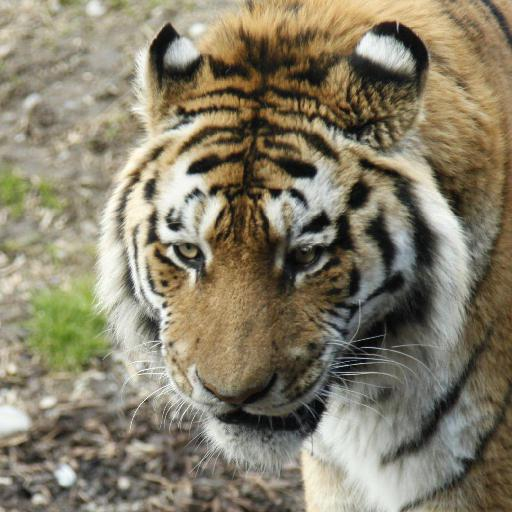
#> input picture src/example/logic/macan.jpg, 512 x 512 px, found by its file name
$ python cadangan2.py
#> lines starting #> are read from the running program, lines starting #| are printed output that depends on the picture; long printed decimals are rounded
from PIL import Image
import numpy as np
import time

def ImagetoRGB(path):  # input merupakan alamat atau path dari image
    image = Image.open(path)
#> image is the input picture: PIL image 512x512 RGB; mean R, G, B 134.5, 126.8, 105.7
    image_array = image.convert("RGB")
    # image_array = np.array(image_array).astype(np.float32)
    # return image_array
    image_array = np.array(image_array)
    return image_array


def cosine(A, B):
    return (np.dot(A, B) / (np.linalg.norm(A) * np.linalg.norm(B))) * 100

# gambar -> matrix rgb 3d -> array h ada array s ada array v -> gw hitung histogram di array hsv -> dioutput terus cosine

def convert_rgb_hsv(path_gambar):
    # Fungsi di bawah mengubah gambar menjadi matrix rgb
    matrix_rgb = ImagetoRGB(path_gambar)

    # Normalisasi rgb
    matrix_rgb = matrix_rgb / 255.0

    # Memisahkan r, g, dan b
    r, g, b = matrix_rgb[:, :, 0], matrix_rgb[:, :, 1], matrix_rgb[:, :, 2]
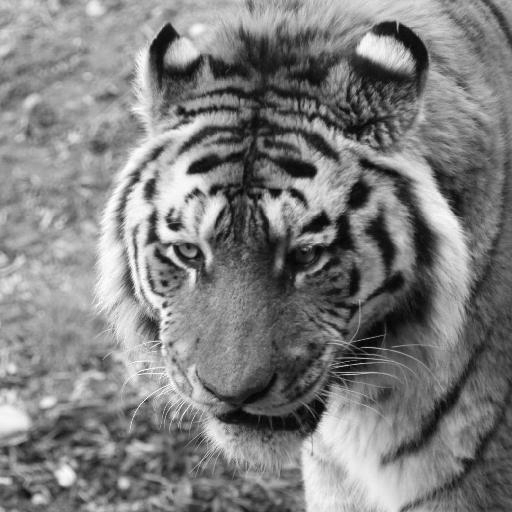
#> g: shape (512, 512) float64; min 0, max 1, mean 0.497

    # Merupakan array v dari seluruh pixel (cmax)
    v = np.max(matrix_rgb, axis=2)

    delta = v - np.min(matrix_rgb, axis=2)

    # Merupakan array s dari seluruh pixel
    s = np.where(v != 0, delta / (v + 1e-10), 0)

    # Merupakan array h dari seluruh pixel
    h = np.where((delta != 0),
        (np.where((v == r), 60 * ((g - b) / (delta + 1e-10) % 6),
         np.where((v == g), 60 * ((b - r) / (delta + 1e-10) + 2),
                  60 * ((r - g) / (delta + 1e-10) + 4)))), 0)
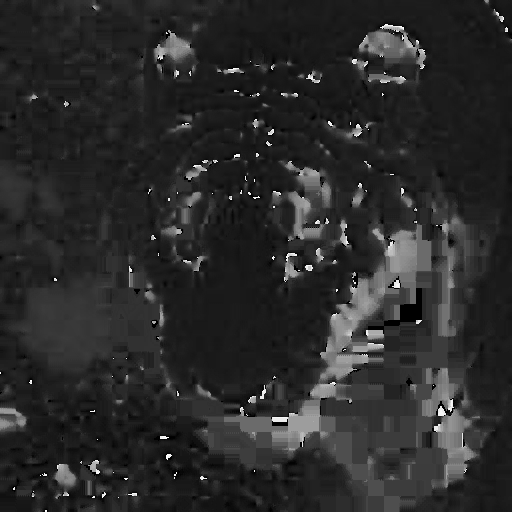
#> h: shape (512, 512) float64; min 0, max 357, mean 60.2; drawn with min black and max white

    # Adjust hue values to be in the range [0, 360) #anjim waktunya 0.03
    h = (h + 360) % 360

    # Stack H, S, V to get the HSV image
    # hsv_image = np.stack((h, s, v), axis=-1)

    # Merupakan array untuk menyimpan histogram hsv yang kemudian dicosine
    hsv = np.zeros(14)
    print(hsv)
    print(h)
#> (printed output is left out)
    print(s)
#> (printed output is left out)
    print(v)
#> (printed output is left out)

    # membuat histogram
    for i in range(len(h)):
        for j in range (len(h[i])):
            if (h[i][j] >= 316.0) and (h[i][j] <= 360.0):
                hsv[0] += 1
            elif (h[i][j] >= 1) and (h[i][j] <= 25):
                hsv[1] += 1
            elif (h[i][j] >= 26) and (h[i][j] <= 40):
                hsv[2] += 1
            elif (h[i][j] >= 41) and (h[i][j] <= 120):
                hsv[3] += 1
            elif (h[i][j] >= 121) and (h[i][j] <= 190):
                hsv[4] += 1
            elif (h[i][j] >= 191) and (h[i][j] <= 270):
                hsv[5] += 1
            elif (h[i][j] >= 271) and (h[i][j] <= 295):
                hsv[6] += 1
            elif (h[i][j] >= 295) and (h[i][j] <= 315):
                hsv[7] += 1

            if (s[i][j] >= 0) and (s[i][j] < 0.2):
                hsv[8] += 1
            elif (s[i][j] >= 0.2) and (s[i][j] < 0.7):
                hsv[9] += 1
            elif (s[i][j] >= 0.7) and (s[i][j] <= 1):
                hsv[10] += 1

            if (v[i][j] >= 0) and (v[i][j] < 0.2):
                hsv[11] += 1
            elif (v[i][j]  >= 0.2) and (v[i][j]  < 0.7):
                hsv[12] += 1
            elif (v[i][j]  >= 0.7) and (v[i][j]  <= 1):
                hsv[13] += 1
#> after the loop, hsv = [1151, 4109, 87613, 141542, 12184, 7015, 261, 85, 134931, 124459, 2754, 23301, 177514, 61329]
    print(hsv)
#| [1.15100e+03 4.10900e+03 8.76130e+04 1.41542e+05 1.21840e+04 7.01500e+03
#|  2.61000e+02 8.50000e+01 1.34931e+05 1.24459e+05 2.75400e+03 2.33010e+04
#|  1.77514e+05 6.13290e+04]
    return hsv


def main():
    start = time.time()
    path_foto = r"C:\Users\ACER\Documents\GitHub\Algeo02-22032\src\example\logic\macan.jpg"
    hehe = convert_rgb_hsv(path_foto)
#> hehe has the same summary as hsv in convert_rgb_hsv

    path_fot = r"C:\Users\ACER\Documents\GitHub\Algeo02-22032\src\example\logic\maung.jpg"
    heh = convert_rgb_hsv(path_fot)
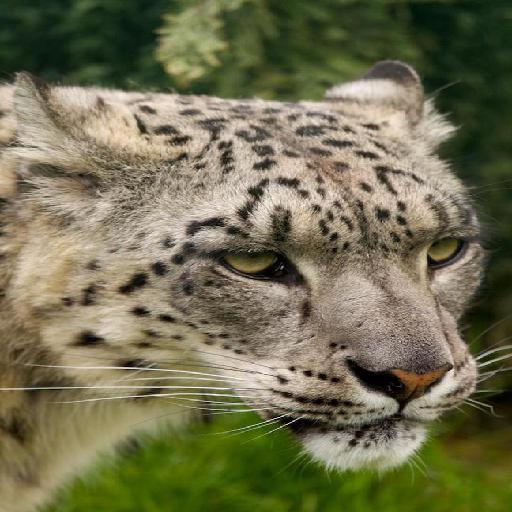
#> input picture src/example/logic/maung.jpg, 512 x 512 px, found by its file name
#> in ImagetoRGB, image is the input picture: PIL image 512x512 RGB; mean R, G, B 113.6, 111, 80.9
#> in convert_rgb_hsv (call 2), `r, g, b = matrix_rgb[:, :, 0], matrix_rgb[:, :, 1], matrix_rgb[:, :, 2]`:
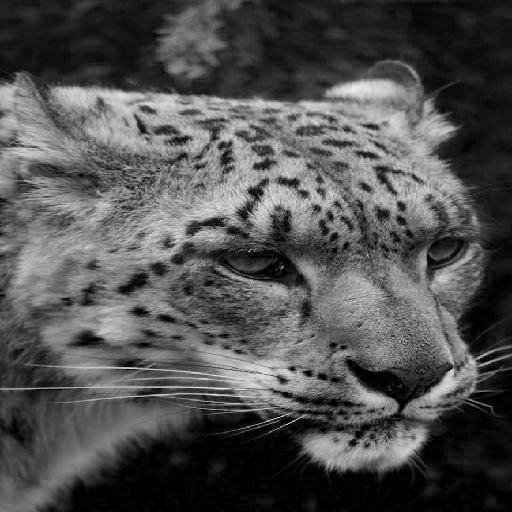
#> b: shape (512, 512) float64; min 0, max 0.957, mean 0.317
#> in convert_rgb_hsv (call 2), `v = np.max(matrix_rgb, axis=2)`:
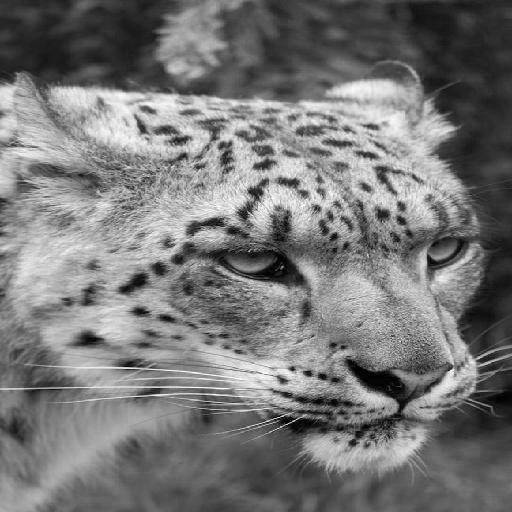
#> v: shape (512, 512) float64; min 0, max 1, mean 0.468
#> in convert_rgb_hsv (call 2), `s = np.where(v != 0, delta / (v + 1e-10), 0)`:
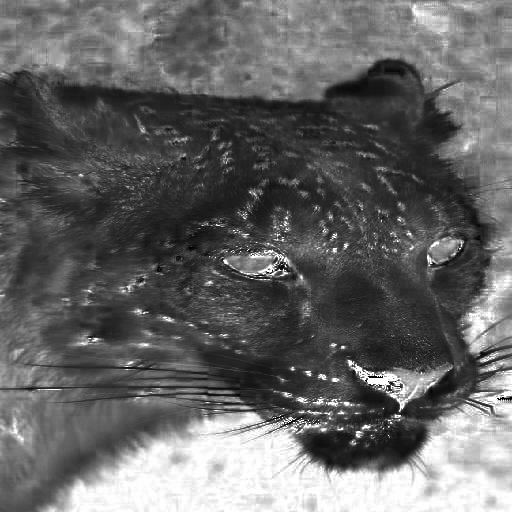
#> s: shape (512, 512) float64; min 0, max 1, mean 0.399
#> in convert_rgb_hsv (call 2), `h = np.where((delta != 0), (np.where((v == r), 60 * ((g - b) / (delta ..`:
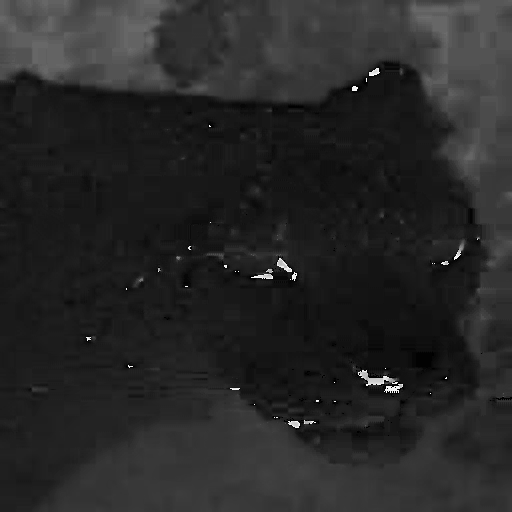
#> h: shape (512, 512) float64; min 0, max 357, mean 55.7; drawn with min black and max white
#> (printed output is left out)
#> (printed output is left out)
#> (printed output is left out)
#> after the loop in convert_rgb_hsv (call 2), `for i in range(len(h)):`: hsv = [470, 10726, 106775, 129778, 9373, 142, 160, 77, 64265, 161959, 35920, 35853, 178546, 47745]
#| [4.70000e+02 1.07260e+04 1.06775e+05 1.29778e+05 9.37300e+03 1.42000e+02
#|  1.60000e+02 7.70000e+01 6.42650e+04 1.61959e+05 3.59200e+04 3.58530e+04
#|  1.78546e+05 4.77450e+04]
#> heh has the same summary as hsv in convert_rgb_hsv

    end = time.time()

    similar = cosine(hehe,heh)
#> similar = 95.63
    print(similar, "%")
#| 95.627 %
    print("time :" , end-start, "s")

if __name__ == "__main__":
    main()
